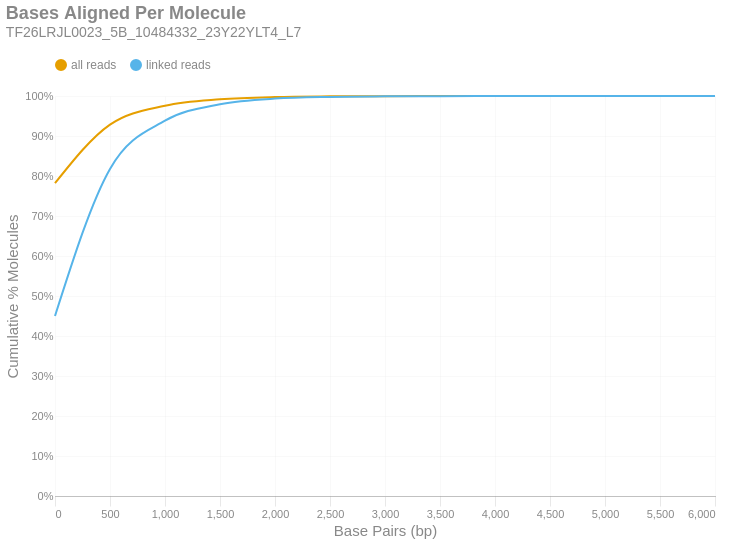

The notebook cell this image was saved under:
### Markdown cell above
### Bases Aligned Per Molecule
This is a cumulative frequency distribution showing the number of base pairs aligned per unique molecule. These data are shown in 500 bp bins. There are two distributions: one with `all reads` (yellow) and another with only `linked reads` (blue). The percent of molecules in the `linked reads` distribution is relative to the total number of linked molecules.

### Code cell
if SKIPLR:
    print_html(f"Skipped")
else:
    binned_df = consolidated_hist(valids['aligned_bp'], mask, 500, True)
    with SafeRender(binned_df):
        (
            density_plot(binned_df, 'Bases Aligned Per Molecule', samplename, 'basesper')
            .encode(
                x=alt.X('bin:Q', title="Base Pairs (bp)").axis(tickMinStep=500).scale(padding=0),
                y=alt.Y('value:Q', title='Cumulative % Molecules')
                    .axis(format='%')
                    .scale(domain = [0,1])
                    .stack(False),
                color=alt.Color("key:N").scale(domain = ["all reads", "linked reads"]),
                tooltip = [
                    alt.Tooltip("key:N", title = "Data Type"),
                    alt.Tooltip("range_label:N", title="Bases Aligned Per Molecule"),
                    alt.Tooltip("value:Q", format = ".2%", title="% Molecules (Cum.)")
                ]
            )
        ).display()

### Figure 1 — Vega-Lite specification as saved in the notebook (floating-point values rounded to 4 significant figures)
{"width": "container", "height": 400, "config": {"title": {"anchor": "start", "dy": -15, "fontSize": 18, "color": "#888888", "subtitleColor": "#888888", "subtitleFontSize": 14}, "arc": {"fill": "#0072B2"}, "axis": {"domainColor": "#888888", "domainWidth": 0.5, "gridWidth": 0.2, "grid": false, "titleFontWeight": 400, "titleFontSize": 15, "labelFontSize": 11, "labelColor": "#888888", "tickColor": "#888888", "tickWidth": 0.2, "titleColor": "#888888"}, "axisBand": {"grid": false}, "axisX": {"grid": true, "tickSize": 10, "domainCap": "round"}, "axisY": {"domain": false, "grid": true, "tickSize": 0, "domainCap": "round"}, "background": "transparent", "header": {"labelFontSize": 15, "labelColor": "#888888", "titleFontSize": 15, "titleFontWeight": 600, "titleColor": "#888888"}, "legend": {"labelFont": "sans-serif", "labelFontSize": 12, "labelColor": "#888888", "symbolSize": 100, "symbolType": "circle", "titleFontSize": 12, "titlePadding": 10, "titleColor": "#888888", "title": null, "orient": "top"}, "range": {"category": ["#E69F00", "#56B4E9", "#009E73", "#F0E442", "#0072B2", "#D55E00", "#CC79A7", "#000000"], "diverging": ["#cfe8f3", "#a2d4ec", "#73bfe2", "#46abdb", "#1696d2", "#12719e"]}, "area": {"fill": "#0072B2", "fillOpacity": 0.7, "line": true, "strokeOpacity": 0.7}, "line": {"color": "#0072B2", "stroke": "#0072B2", "strokeWidth": 2}, "trail": {"color": "#0072B2", "stroke": "#0072B2", "strokeWidth": 0, "size": 1}, "point": {"filled": true, "fillOpacity": 1.0, "size": 95}, "text": {"color": "#888888", "fontSize": 11, "align": "right", "fontWeight": 400, "size": 11}, "bar": {"fill": "#0072B2", "stroke": null}, "view": {"stroke": null, "continuousWidth": 660, "continuousHeight": 400}}, "data": {"name": "data-9705cf55236fcaceac4f97d01fad1ec5"}, "mark": {"type": "line", "interpolate": "monotone", "point": {"opacity": 0, "size": 275}}, "encoding": {"color": {"field": "key", "scale": {"domain": ["all reads", "linked reads"]}, "type": "nominal"}, "tooltip": [{"field": "key", "title": "Data Type", "type": "nominal"}, {"field": "range_label", "title": "Bases Aligned Per Molecule", "type": "nominal"}, {"field": "value", "format": ".2%", "title": "% Molecules (Cum.)", "type": "quantitative"}], "x": {"axis": {"tickMinStep": 500}, "field": "bin", "scale": {"padding": 0}, "title": "Base Pairs (bp)", "type": "quantitative"}, "y": {"axis": {"format": "%"}, "field": "value", "scale": {"domain": [0, 1]}, "stack": false, "title": "Cumulative % Molecules", "type": "quantitative"}}, "params": [{"name": "param_c36ac31b6afebe62", "select": {"type": "point", "fields": ["key"]}, "bind": "legend"}], "title": {"text": "Bases Aligned Per Molecule", "subtitle": "TF26LRJL0023_5B_10484332_23Y22YLT4_L7"}, "transform": [{"fold": ["all reads (cumsum)", "linked reads (cumsum)"]}, {"calculate": "replace(datum.key, ' (cumsum)', '')", "as": "key"}, {"filter": {"param": "param_c36ac31b6afebe62"}}], "usermeta": {"embedOptions": {"downloadFileName": "TF26LRJL0023_5B_10484332_23Y22YLT4_L7.basesper"}}, "$schema": "https://vega.github.io/schema/vega-lite/v6.4.1.json", "datasets": {"data-9705cf55236fcaceac4f97d01fad1ec5": [{"bin": "0.0", "interval": "0.0-500.0", "all reads": 0.7819, "linked reads": 0.45, "all reads (cumsum)": 0.7819, "linked reads (cumsum)": 0.45, "range_label": "0-499"}, {"bin": "500.0", "interval": "500.0-1000.0", "all reads": 0.1466, "linked reads": 0.3678, "all reads (cumsum)": 0.9285, "linked reads (cumsum)": 0.8178, "range_label": "500-999"}, {"bin": "1000.0", "interval": "1000.0-1500.0", "all reads": 0.04728, "linked reads": 0.1204, "all reads (cumsum)": 0.9758, "linked reads (cumsum)": 0.9382, "range_label": "1000-1499"}, {"bin": "1500.0", "interval": "1500.0-2000.0", "all reads": 0.0161, "linked reads": 0.04106, "all reads (cumsum)": 0.9919, "linked reads (cumsum)": 0.9792, "range_label": "1500-1999"}, {"bin": "2000.0", "interval": "2000.0-2500.0", "all reads": 0.005571, "linked reads": 0.01421, "all reads (cumsum)": 0.9974, "linked reads (cumsum)": 0.9935, "range_label": "2000-2499"}, {"bin": "2500.0", "interval": "2500.0-3000.0", "all reads": 0.001669, "linked reads": 0.004258, "all reads (cumsum)": 0.9991, "linked reads (cumsum)": 0.9977, "range_label": "2500-2999"}, {"bin": "3000.0", "interval": "3000.0-3500.0", "all reads": 0.0005539, "linked reads": 0.001413, "all reads (cumsum)": 0.9997, "linked reads (cumsum)": 0.9991, "range_label": "3000-3499"}, {"bin": "3500.0", "interval": "3500.0-4000.0", "all reads": 0.0002128, "linked reads": 0.0005431, "all reads (cumsum)": 0.9999, "linked reads (cumsum)": 0.9997, "range_label": "3500-3999"}, {"bin": "4000.0", "interval": "4000.0-4500.0", "all reads": 8.195e-05, "linked reads": 0.0002091, "all reads (cumsum)": 1.0, "linked reads (cumsum)": 0.9999, "range_label": "4000-4499"}, {"bin": "4500.0", "interval": "4500.0-5000.0", "all reads": 2.952e-05, "linked reads": 7.531e-05, "all reads (cumsum)": 1.0, "linked reads (cumsum)": 1.0, "range_label": "4500-4999"}, {"bin": "5000.0", "interval": "5000.0-5500.0", "all reads": 1.126e-05, "linked reads": 2.874e-05, "all reads (cumsum)": 1.0, "linked reads (cumsum)": 1.0, "range_label": "5000-5499"}, {"bin": "5500.0", "interval": "5500.0-6000.0", "all reads": 1.942e-06, "linked reads": 4.955e-06, "all reads (cumsum)": 1.0, "linked reads (cumsum)": 1.0, "range_label": "5500-5999"}, {"bin": "6000.0", "interval": "6000.0-6500.0", "all reads": 1.942e-06, "linked reads": 4.955e-06, "all reads (cumsum)": 1.0, "linked reads (cumsum)": 1.0, "range_label": "6000-6499"}]}}
